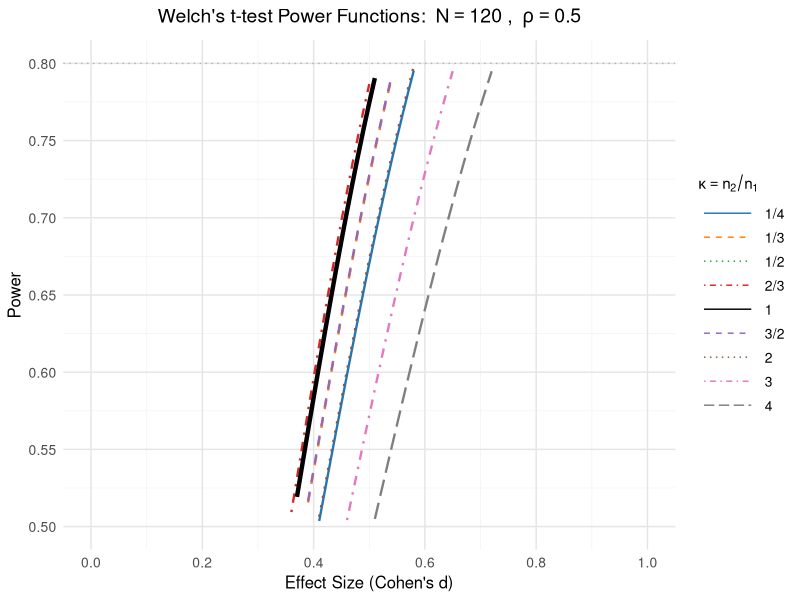
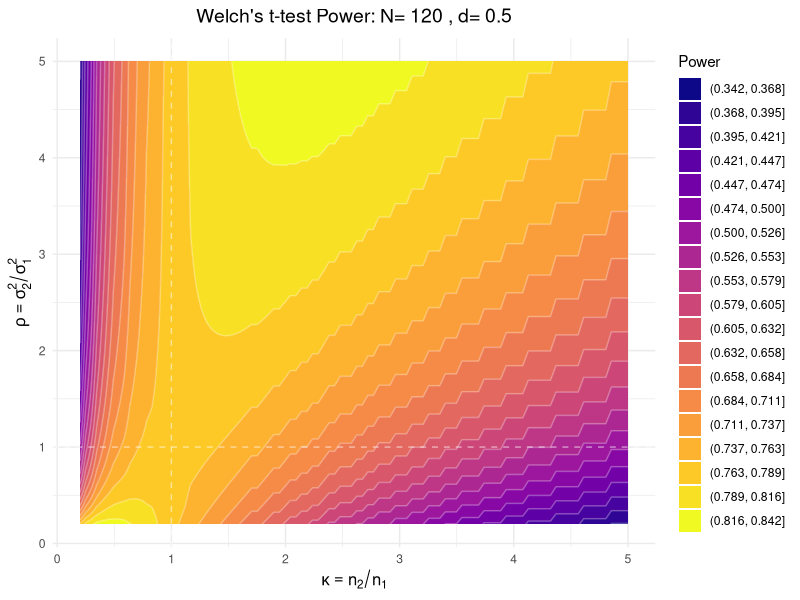
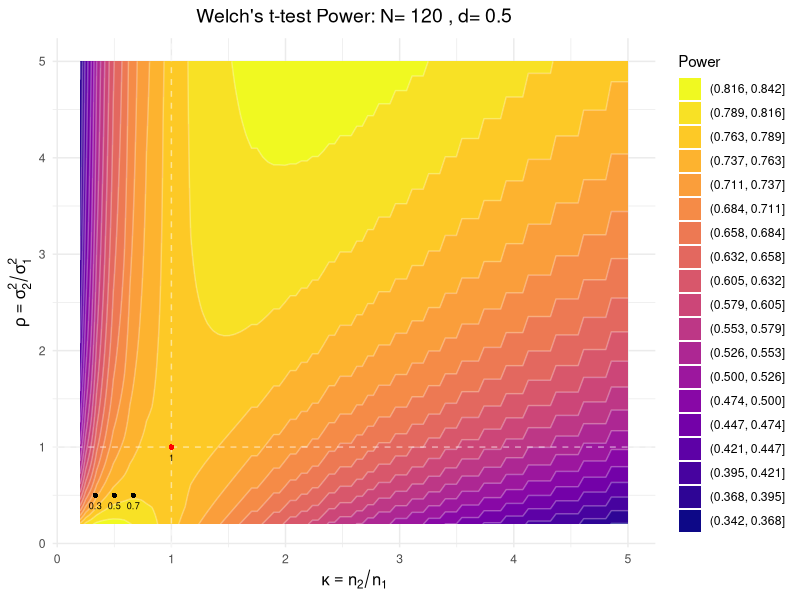
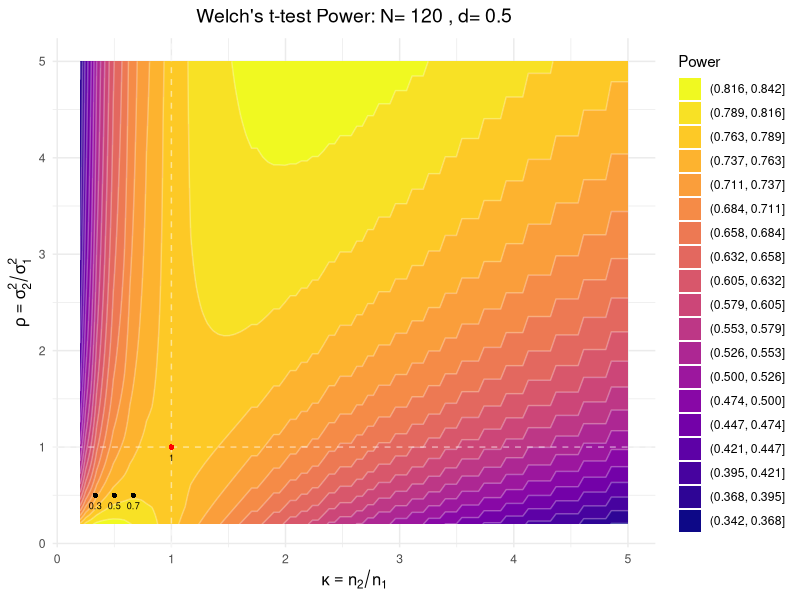

Recreate these plots in R, in order.
library(ggplot2)
library(gridExtra)
library(grid)

# 기본 alpha 설정
alpha <- 0.05

# Welch's t-test Power function
welch_power <- function(d, var1, var2, n1, n2, alpha = 0.05) {
  kappa <- n2/n1
  N <- (n1 + n2)
  rho <- var2/var1
  
  # Welch-Satterthwaite degrees of freedom
  df <- (var1/n1 + var2/n2)^2 / ((var1/n1)^2/(n1-1) + (var2/n2)^2/(n2-1))
  
  # weight in NCP
  w <- sqrt((N/2) * ((kappa*(1+rho)) / ((1+kappa)*(kappa+rho))))
  
  # NCP
  ncp <- d * w
  
  # Power calculation (two-tailed test)
  power <- 1 - pt(qt(1-alpha/2, df=df), df=df, ncp=ncp) + 
    pt(qt(alpha/2, df=df), df=df, ncp=ncp)
  
  return(power)
}

# 효과크기(d) 범위 설정
d_values <- seq(0, 1, by = 0.01)

# 고정 조건 설정
N <- 120  # 총 표본크기
var1 <- 4  # 첫 번째 그룹의 분산
var2 <- 2  # 두 번째 그룹의 분산 (rho = 0.5)
rho <- var2/var1

# kappa 값과 라벨을 직접 정의
kappa_config <- data.frame(
  kappa_label = c("1/4", "1/3", "1/2", "2/3", "1", "3/2", "2", "3", "4"),
  n1 = c(96, 90, 80, 72, 60, 48, 40, 30, 24),
  n2 = c(24, 30, 40, 48, 60, 72, 80, 90, 96),
  stringsAsFactors = FALSE
)

# Power 계산
power_list <- list()

for(i in 1:nrow(kappa_config)) {
  n1 <- kappa_config$n1[i]
  n2 <- kappa_config$n2[i]
  kappa_label <- kappa_config$kappa_label[i]
  
  # Welch's t-test power 계산
  power_values <- numeric(length(d_values))
  for(j in 1:length(d_values)) {
    power_values[j] <- welch_power(d_values[j], var1, var2, n1, n2, alpha)
  }
  
  # 데이터프레임 생성
  temp_df <- data.frame(
    d = d_values,
    power = power_values,
    kappa_label = kappa_label,
    kappa = n2/n1,
    n1 = n1,
    n2 = n2
  )
  
  power_list[[i]] <- temp_df
}

# 모든 데이터 합치기
power_df <- do.call(rbind, power_list)

# kappa_label을 factor로 변환하여 순서 지정
power_df$kappa_label <- factor(power_df$kappa_label, 
                               levels = c("1/4", "1/3", "1/2", "2/3", "1", "3/2", "2", "3", "4"))

# 더 구분되는 색상과 선 스타일 조합
colors <- c(
  "#1f77b4",  # 1/4 (파랑)
  "#ff7f0e",  # 1/3 (주황)
  "#2ca02c",  # 1/2 (초록)
  "#d62728",  # 2/3 (빨강)
  "#000000",  # 1 (검정, 굵게)
  "#9467bd",  # 3/2 (보라)
  "#8c564b",  # 2 (갈색)
  "#e377c2",  # 3 (분홍)
  "#7f7f7f"   # 4 (회색)
)

# 선 타입 다양화
linetypes <- c("solid", "dashed", "dotted", "dotdash", "solid", 
               "dashed", "dotted", "dotdash", "longdash")

# 선 굵기
linewidths <- c(0.8, 0.8, 0.8, 0.8, 1.5, 0.8, 0.8, 0.8, 0.8)

# 플롯 생성
p <- ggplot(power_df, aes(x = d, y = power, color = kappa_label, 
                          linetype = kappa_label, group = kappa_label)) +
  geom_line(aes(size = kappa_label)) +
  scale_color_manual(values = colors,
                     name = bquote(kappa == n[2]/n[1])) +
  scale_linetype_manual(values = linetypes,
                        name = bquote(kappa == n[2]/n[1])) +
  scale_size_manual(values = linewidths,
                    guide = "none") +
  labs(title = bquote("Welch's t-test Power Functions: " ~ 
                        N == .(N) ~ ", " ~ rho == .(round(rho, 2))),
       x = "Effect Size (Cohen's d)",
       y = "Power") +
  scale_y_continuous(breaks = seq(0, 1, 0.05), limits = c(0.5, 0.8)) +
  scale_x_continuous(breaks = seq(0, 1, 0.2), limits = c(0, 1)) +
  geom_hline(yintercept = 0.8, linetype = "dotted", color = "gray50", alpha = 0.5) +
  theme_minimal() +
  theme(
    plot.title = element_text(hjust = 0.5, size = 14, face = "bold"),
    axis.title = element_text(size = 12),
    axis.text = element_text(size = 10),
    legend.position = "right",
    legend.title = element_text(size = 11, face = "bold"),
    legend.text = element_text(size = 10),
    legend.key.width = unit(1.5, "cm"),
    panel.grid.minor = element_line(color = "gray95"),
    panel.grid.major = element_line(color = "gray90")
  )

print(p)

# 특정 effect size에서 각 kappa의 power 확인
test_d <- 0.5

cat("\nPower at d =", test_d, ":\n")
for(i in 1:nrow(kappa_config)) {
  n1 <- kappa_config$n1[i]
  n2 <- kappa_config$n2[i]
  kappa_label <- kappa_config$kappa_label[i]
  
  power_val <- welch_power(test_d, var1, var2, n1, n2, alpha)
  
  cat(sprintf("κ = %s (n1=%d, n2=%d): Power = %.4f\n", 
              kappa_label, n1, n2, power_val))
}

#### kappa, rho function ####
library(ggplot2)
library(viridis)

# 고정 조건
N <- 120
alpha <- 0.05
d <- 0.5  # 고정된 effect size

# κ와 ρ의 범위
kappa_range <- seq(0.2, 5, length.out = 100)
rho_range <- seq(0.2, 5, length.out = 100)

# Power 계산을 위한 grid 생성
power_grid <- expand.grid(kappa = kappa_range, rho = rho_range)

# 각 조합에 대해 power 계산
power_grid$power <- sapply(1:nrow(power_grid), function(i) {
  kappa <- power_grid$kappa[i]
  rho <- power_grid$rho[i]
  
  # n1, n2 계산
  n1 <- round(N / (1 + kappa))
  n2 <- N - n1
  
  # var1을 1로 고정하고 var2 = rho * var1
  var1 <- 1
  var2 <- rho * var1
  
  # power 계산
  if(n1 < 2 || n2 < 2) return(NA)
  
  power <- welch_power(d, var1, var2, n1, n2, alpha)
  return(power)
})

# Contour plot
p1 <- ggplot(power_grid, aes(x = kappa, y = rho, z = power)) +
  geom_contour_filled(bins = 20) +
  geom_contour(color = "white", alpha = 0.3, bins = 20) +
  scale_fill_viridis_d(option = "plasma", name = "Power") +
  labs(title = bquote("Welch's t-test Power: N=" ~ .(N) ~ ", d=" ~ .(d)),
       x = bquote(kappa == n[2]/n[1]),
       y = bquote(rho == sigma[2]^2/sigma[1]^2)) +
  geom_hline(yintercept = 1, linetype = "dashed", color = "white", alpha = 0.5) +
  geom_vline(xintercept = 1, linetype = "dashed", color = "white", alpha = 0.5) +
  theme_minimal() +
  theme(
    plot.title = element_text(hjust = 0.5, size = 14, face = "bold"),
    axis.title = element_text(size = 12),
    legend.position = "right"
  )

print(p1)

# special condition points
special_points <- data.frame(
  kappa = c(1, 1/2, 1/3, 2/3),
  rho = c(1, 1/2, 1/2, 1/2),
  label = c("Reference", "Condition 1", "Condition 2", "Condition 3"),
  color = c("red", "black", "black", "black")
)

# Contour plot
p2 <- ggplot(power_grid, aes(x = kappa, y = rho, z = power)) +
  geom_contour_filled(bins = 20) +
  geom_contour(color = "white", alpha = 0.3, bins = 20) +
  scale_fill_viridis_d(option = "plasma", name = "Power") +
  geom_hline(yintercept = 1, linetype = "dashed", color = "white", alpha = 0.5) +
  geom_vline(xintercept = 1, linetype = "dashed", color = "white", alpha = 0.5) +
  # add special points
  geom_point(data = special_points, 
             aes(x = kappa, y = rho, color = color),
             size = 1.5, shape = 16, inherit.aes = FALSE) +
  geom_text(data = special_points,
            aes(x = kappa, y = rho, label = paste0(round(kappa, 1))),
            vjust = 2, size = 2.3, color = "black",
            inherit.aes = FALSE) +
  scale_color_identity() +  # color를 직접 지정
  labs(title = bquote("Welch's t-test Power: N=" ~ .(N) ~ ", d=" ~ .(d)),
       x = bquote(kappa == n[2]/n[1]),
       y = bquote(rho == sigma[2]^2/sigma[1]^2)) +
  guides(fill = guide_legend(reverse = TRUE)) +  # legend
  theme_minimal() +
  theme(
    plot.title = element_text(hjust = 0.5, size = 14, face = "bold"),
    axis.title = element_text(size = 12),
    legend.position = "right"
  )
print(p2)

ggsave("./study2/heatmap.png", p2, width = 8,height = 6,dpi=600)
